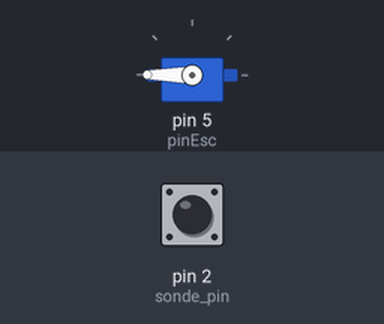
The sketch below on a simulated Arduino Uno, built with avr-gcc and run on an emulated ATmega328P. On the bench: servo. The test bench sets the inputs (shaded band); at power-on: pin 2 (sonde_pin) HIGH. What the sketch prints to the serial monitor is not drawn.

Above: at 0.1 s.
At 1.1 s:
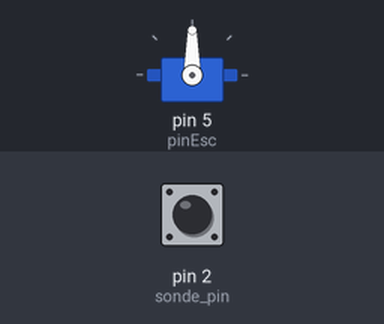
Timing chart, 0 to 3.5 s (numbered marks = the images above):
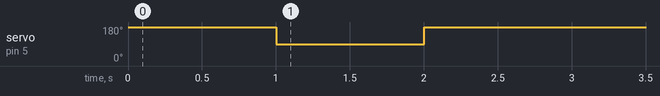

The sketch:

rpm_brushless.ino
```cpp
#include <Servo.h>

// moteur
Servo esc;
int pot;

const int pinPot = A0;
const int pinEsc = 5;

// capteur Hall vitesse
const int sonde_pin=2;

int compteur=0;
bool state=HIGH;

int vitesse; // tr/s
const int periode=50; // ms donne frequence d'echantillonage
const int poles=14; // nombre d'aimants sur le rotor
const int diam=5; // cm diametre du rotor
long timer1=0;

// reponse indicielle
const int declenchement = 1000;
long t0=1000;

void setup() {
  Serial.begin(115200);
  esc.attach(pinEsc, 1000, 3000);

  pinMode(sonde_pin,INPUT);

}

void loop() {

// on souhaite estimé le temps de réponse du moteur
  if(millis()-t0 <= declenchement){
    esc.write(90);
  }

  if(millis()-t0 > declenchement){
    esc.write(180);
  }

// mesure de vitesse
  if (digitalRead(sonde_pin) != state){
    compteur++;
    state=!state;
  }

  if(millis()-timer1 > periode){
    speed();
    Serial.println(vitesse);
  }

// // debogage
//   Serial.print(millis());
//   Serial.print(",");

}

void speed(){
  vitesse=(compteur)/(poles*periode*0.001);
  compteur=0;
  timer1=millis();
}
```

Measured:
- by itself, servo on pin 5 (pinEsc): 180° → 90° at 1.0 s, → 180° 1.0 s later
